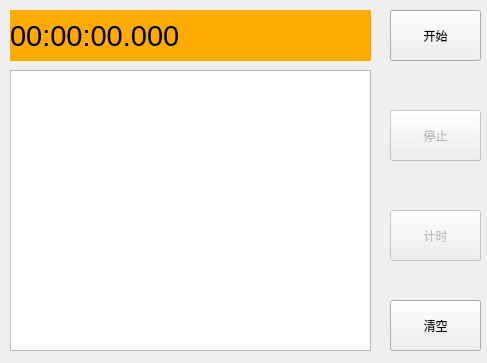
<?xml version="1.0" encoding="UTF-8"?>
<ui version="4.0">
 <class>SecTimer</class>
 <widget class="QWidget" name="SecTimer">
  <property name="geometry">
   <rect>
    <x>0</x>
    <y>0</y>
    <width>487</width>
    <height>363</height>
   </rect>
  </property>
  <property name="windowTitle">
   <string>SecTimer</string>
  </property>
  <widget class="QLabel" name="label">
   <property name="geometry">
    <rect>
     <x>10</x>
     <y>10</y>
     <width>361</width>
     <height>51</height>
    </rect>
   </property>
   <property name="font">
    <font>
     <family>Arial</family>
     <pointsize>22</pointsize>
    </font>
   </property>
   <property name="styleSheet">
    <string notr="true">background-color: rgb(255, 170, 0);</string>
   </property>
   <property name="text">
    <string>00:00:00.000</string>
   </property>
  </widget>
  <widget class="QPushButton" name="pushButton_start">
   <property name="geometry">
    <rect>
     <x>390</x>
     <y>10</y>
     <width>91</width>
     <height>51</height>
    </rect>
   </property>
   <property name="text">
    <string>开始</string>
   </property>
  </widget>
  <widget class="QPushButton" name="pushButton_stop">
   <property name="enabled">
    <bool>false</bool>
   </property>
   <property name="geometry">
    <rect>
     <x>390</x>
     <y>110</y>
     <width>91</width>
     <height>51</height>
    </rect>
   </property>
   <property name="text">
    <string>停止</string>
   </property>
  </widget>
  <widget class="QPushButton" name="pushButton_gettime">
   <property name="enabled">
    <bool>false</bool>
   </property>
   <property name="geometry">
    <rect>
     <x>390</x>
     <y>210</y>
     <width>91</width>
     <height>51</height>
    </rect>
   </property>
   <property name="text">
    <string>计时</string>
   </property>
  </widget>
  <widget class="QPushButton" name="pushButton_clear">
   <property name="geometry">
    <rect>
     <x>390</x>
     <y>300</y>
     <width>91</width>
     <height>51</height>
    </rect>
   </property>
   <property name="text">
    <string>清空</string>
   </property>
  </widget>
  <widget class="QListWidget" name="listWidget">
   <property name="geometry">
    <rect>
     <x>10</x>
     <y>70</y>
     <width>361</width>
     <height>281</height>
    </rect>
   </property>
  </widget>
 </widget>
 <resources/>
 <connections/>
</ui>
